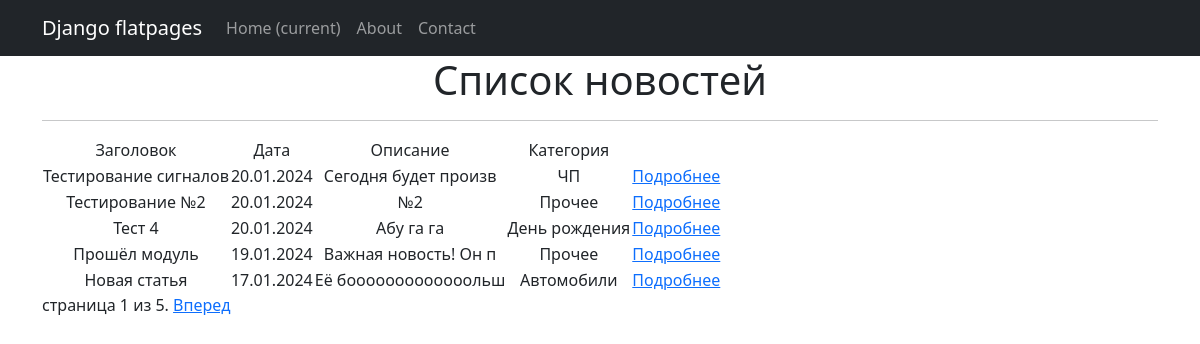
The app's page /news/list/, older data.
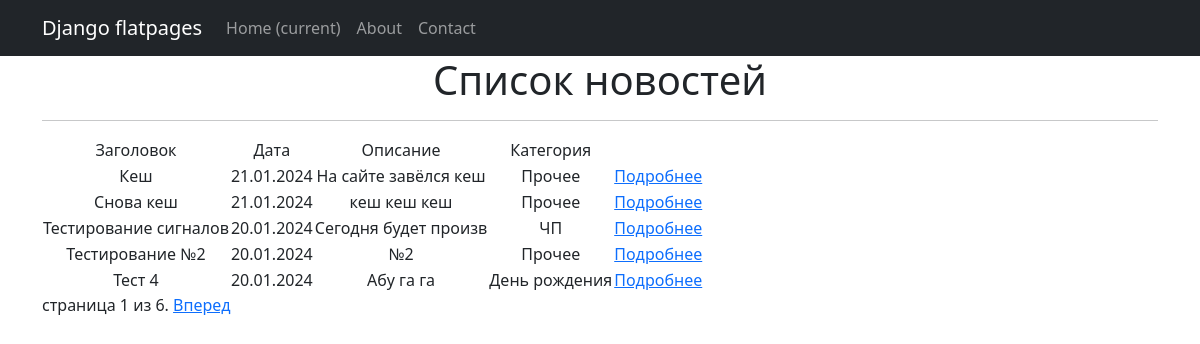
The same page, newer data.
### news/models.py (models this page shows, shortened)
class News(models.Model):
    title = models.CharField(max_length=100)
    publication_date = models.DateField()
    text = models.TextField()
    category = models.ForeignKey('Category', on_delete=models.CASCADE, default=1)

class Category(models.Model):
    name = models.CharField(max_length=100, unique=True)
    def __str__(self):
        return self.name

### news/views.py (the view)
# urls.py: path('list/', NewsList.as_view(), name='news_list'),
class NewsList(ListView):
    model = News
    template_name = 'news_list.html'
    context_object_name = 'news_list'
    ordering = ['-publication_date']
    paginate_by = 5  # указываем количество новостей на странице
    @method_decorator(cache_page(60 * 1))  # Кэширование страницы на 5 минут
    def dispatch(self, *args, **kwargs):
        return super().dispatch(*args, **kwargs)

### news/templatetags/censor.py (called while the page is built)
@register.filter(name='censor')
def censor(value):
    censored_words = ['редиска', 'Редиска', 'РЕДИСКА', 'петрушка', 'Петрушка', 'ПЕТРУШКА']  # список нежелательных слов
    for word in censored_words:
        value = value.replace(word, '*' * len(word))
    return value

### templates/news_list.html (shortened to what this page needs)
{% extends "flatpages/default.html" %}
{% load censor %}
{% load cache %}
{% block content %}
  <h1>Список новостей</h1>
  <hr>
  {% if news_list %}
    <table>
        <tr>
            <td>Заголовок</td>
            <td>Дата</td>
            <td>Описание</td>
            <td>Категория</td>
        </tr>
        {% for news in news_list %}
        <tr>
            <td>{{ news.title }}</td>
            <td>{{ news.publication_date|date:"d.m.Y" }}</td>
            <td>{{ news.text|slice:":20"|censor }}</td>
            <td>{{ news.category }}</td>
            <td><a href="{% url 'news:news_detail' pk=news.pk %}">Подробнее</a></td>
            <td>
            </td>
        </tr>
        {% endfor %}
    </table>
  {% else %}
        <h2>Новостей нет!</h2>
  {% endif%}
      {% block pagination %}
        {% if is_paginated %}
            <div class="pagination">
                <span class="page-links">
                    <span class="page-current">
                        страница {{ page_obj.number }} из {{ page_obj.paginator.num_pages }}.
                    </span>
                    {% if page_obj.has_next %}
                        <a href="{{ request.path }}?page={{ page_obj.next_page_number }}">Вперед</a>
                    {% endif %}
                </span>
            </div>
        {% endif %}
      {% endblock pagination %}
{% endblock content %}

Row changes from the older to the newer data that the page shows:
no longer on this page (row unchanged): News: title "Прошёл модуль", publication_date "19.01.2024", text|censor "Важная новость! Он п", category "Прочее"
no longer on this page (row unchanged): News: title "Новая статья", publication_date "17.01.2024", text|censor "Её бооооооооооооольш", category "Автомобили"
added News: title "Кеш", publication_date "21.01.2024", text|censor "На сайте завёлся кеш", category "Прочее"
added News: title "Снова кеш", publication_date "21.01.2024", text|censor "кеш кеш кеш", category "Прочее"
Text that changed along with them:
{{ page_obj.paginator.num_pages }}: "5" → "6"
